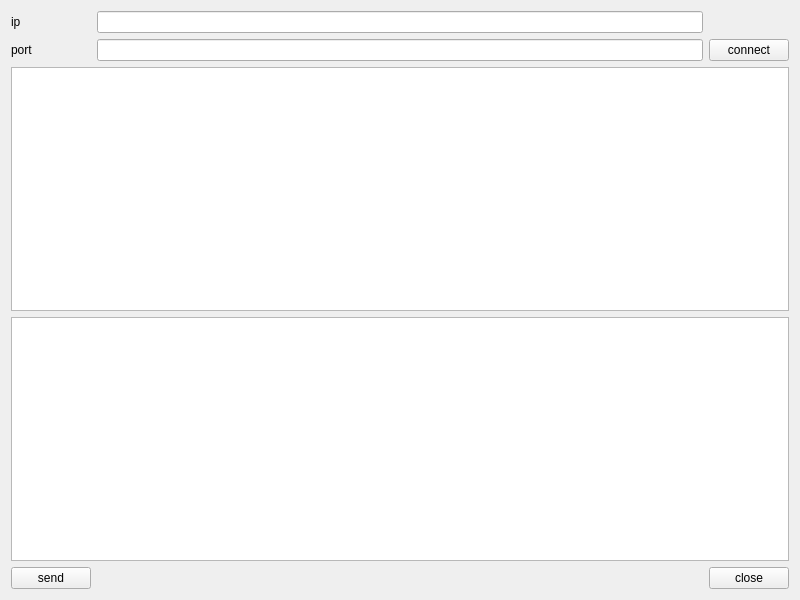
<?xml version="1.0" encoding="UTF-8"?>
<ui version="4.0">
 <class>TcpClient</class>
 <widget class="QWidget" name="TcpClient">
  <property name="geometry">
   <rect>
    <x>0</x>
    <y>0</y>
    <width>800</width>
    <height>600</height>
   </rect>
  </property>
  <property name="windowTitle">
   <string>TcpClient</string>
  </property>
  <layout class="QGridLayout" name="gridLayout">
   <item row="0" column="0">
    <widget class="QLabel" name="label">
     <property name="text">
      <string>ip</string>
     </property>
    </widget>
   </item>
   <item row="0" column="1">
    <widget class="QLineEdit" name="ip"/>
   </item>
   <item row="1" column="0">
    <widget class="QLabel" name="label_2">
     <property name="text">
      <string>port</string>
     </property>
    </widget>
   </item>
   <item row="1" column="1">
    <widget class="QLineEdit" name="port"/>
   </item>
   <item row="4" column="0">
    <widget class="QPushButton" name="send">
     <property name="text">
      <string>send</string>
     </property>
    </widget>
   </item>
   <item row="4" column="1">
    <spacer name="horizontalSpacer">
     <property name="orientation">
      <enum>Qt::Horizontal</enum>
     </property>
     <property name="sizeHint" stdset="0">
      <size>
       <width>607</width>
       <height>20</height>
      </size>
     </property>
    </spacer>
   </item>
   <item row="4" column="2">
    <widget class="QPushButton" name="close">
     <property name="text">
      <string>close</string>
     </property>
    </widget>
   </item>
   <item row="2" column="0" colspan="3">
    <widget class="QTextEdit" name="read">
     <property name="readOnly">
      <bool>true</bool>
     </property>
    </widget>
   </item>
   <item row="3" column="0" colspan="3">
    <widget class="QTextEdit" name="textEdit_2"/>
   </item>
   <item row="1" column="2">
    <widget class="QPushButton" name="pushButton">
     <property name="text">
      <string>connect</string>
     </property>
    </widget>
   </item>
  </layout>
 </widget>
 <resources/>
 <connections/>
</ui>
